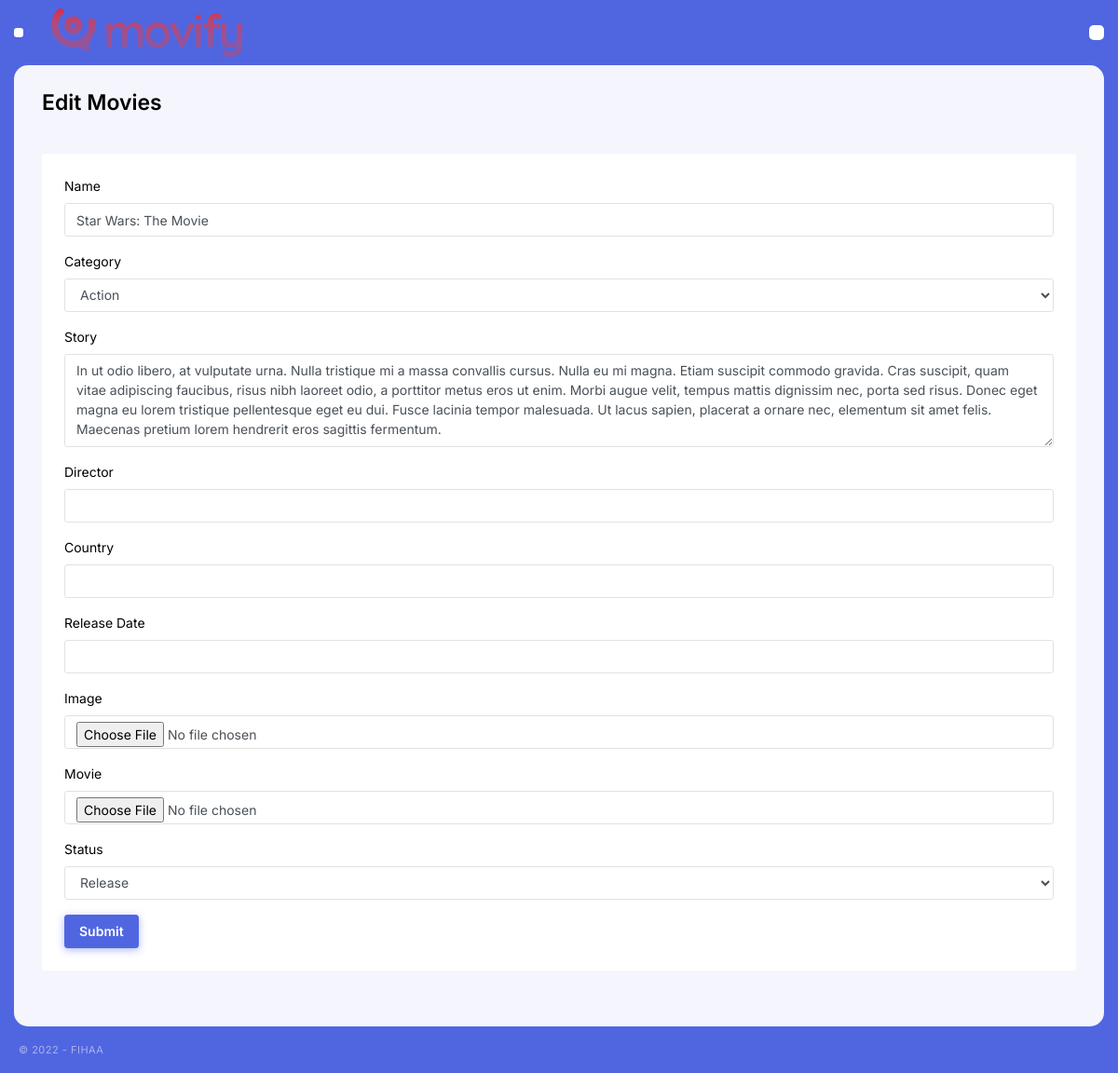
The app's page /Admin/movies_edit.php?v=1 (signed in) with its own data.
### tables this page shows
CREATE TABLE `movies` (
  `id` int(11) NOT NULL,
  `name` varchar(100) NOT NULL,
  `slug` varchar(100) NOT NULL,
  `category_id` int(11) NOT NULL,
  `story` text DEFAULT NULL,
  `release_date` date DEFAULT NULL,
  `director` varchar(100) DEFAULT NULL,
  `country` varchar(100) DEFAULT NULL,
  `image` varchar(100) NOT NULL,
  `video` varchar(100) DEFAULT NULL,
  `status` enum('upcoming','release','','') NOT NULL
);

CREATE TABLE `categorys` (
  `id` int(11) NOT NULL,
  `name` varchar(100) NOT NULL
);

### koneksi.php (called while the page is built, shortened)
<?php
$connect = mysqli_connect("localhost", "root", "", "movie_stream");
function single($query)
{
        global $connect;
        $data = mysqli_query($connect, $query);
        $data = mysqli_fetch_assoc($data);
        return $data;
}
function many($query)
{
        global $connect;
        $hasil = mysqli_query($connect, $query);
        $rows = [];
        while ($row = mysqli_fetch_assoc($hasil)) {
                $rows[] = $row;
        }
        return $rows;
}

### Admin/movies_edit.php (the view, shortened to what this page needs)
<?php $title = "Edit | Transaksi";
require_once("./Templates/header.php");
$category = many("SELECT * FROM `categorys`");
$movies = single("SELECT * FROM `movies` WHERE id=" . $_GET['v'] . "");
?>
<div class="content ">
        <div class="page-header d-md-flex justify-content-between">
                <div>
                        <h3>Edit Movies</h3>
                </div>
        </div>
        <div class="row">
                <div class="col-md-12">
                        <div class="card">
                                <div class="card-body">
                                        <form action="" method="POST" enctype="multipart/form-data">
                                                <div class="form-group">
                                                        <label for="updateName">Name</label>
                                                        <input type="text" name="name" class="form-control" id="updateName" value="<?= $movies['name'] ?>">
                                                </div>
                                                <div class="form-group">
                                                        <label for="updateCategory">Category</label>
                                                        <select name="category" id="updateCategory" class="form-control">
                                                                <?php foreach ($category as $v) : ?>
                                                                        <option <?php if ($movies['category_id'] == $v['id']) echo 'selected' ?> value="<?= $v['id'] ?>"><?= $v['name'] ?></option>
                                                                <?php endforeach ?>
                                                        </select>
                                                </div>
                                                <div class="form-group">
                                                        <label for="updateStory">Story</label>
                                                        <textarea name="story" class="form-control" id="tembahStory"><?= $movies['story'] ?></textarea>
                                                </div>
                                                <div class="form-group">
                                                        <label for="updateDirector">Director</label>
                                                        <input type="text" name="director" class="form-control" id="updateDirector" value="<?= $movies['director'] ?>">
                                                </div>
                                                <div class="form-group">
                                                        <label for="updateCountry">Country</label>
                                                        <input type="text" name="country" class="form-control" id="updateCountry" value="<?= $movies['country'] ?>">
                                                </div>
                                                <div class="form-group">
                                                        <label for="releaseDate">Release Date</label>
                                                        <input type="text" name="date" class="form-control" id="releaseDate"">
                                                </div>
                                                <div class=" form-group">
                                                        <label for="updateImage">Image</label>
                                                        <input type="file" name="image" class="form-control" id="updateImage" value="<?= $movies['image'] ?>">
                                                </div>
                                                <div class="form-group">
                                                        <label for="updateMovie">Movie</label>
                                                        <input type="file" name="movie" class="form-control" id="updateMovie" value="<?= $movies['video'] ?>">
                                                </div>
                                                <div class="form-group">
                                                        <label for="updateStatus">Status</label>
                                                        <select name="status" id="updateStatus" class="form-control">
                                                                <option <?php if ($movies['status'] == 'release') echo 'selected' ?> value="release">Release</option>
                                                        </select>
                                                </div>
                                                <button name="submit" type="submit" class="btn btn-primary">Submit</button>
                                        </form>
                                </div>
                        </div>
                </div>
        </div>
</div>
<?php require_once("./Templates/footer.php") ?>

### records on screen
movies: name "Star Wars: The Movie", category "Action", story "In ut odio libero, at vulputate urna. Nulla tristique mi a massa convallis cursus. Nulla eu mi magna. Etiam suscipit commodo gravida. Cras suscipit, quam vitae adipiscing faucibus, risus nibh laoreet odio, a porttitor metus eros ut enim. Morbi augue velit, tempus mattis dignissim nec, porta sed risus. Donec eget magna eu lorem tristique pellentesque eget eu dui. Fusce lacinia tempor malesuada. Ut lacus sapien, placerat a ornare nec, elementum sit amet felis. Maecenas pretium lorem hendrerit eros sagittis fermentum.", status "Release"
